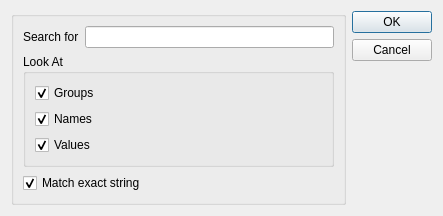
<?xml version="1.0" encoding="UTF-8"?>
<ui version="4.0">
 <class>Gui::Dialog::DlgParameterFind</class>
 <widget class="QDialog" name="Gui::Dialog::DlgParameterFind">
  <property name="geometry">
   <rect>
    <x>0</x>
    <y>0</y>
    <width>443</width>
    <height>212</height>
   </rect>
  </property>
  <property name="windowTitle">
   <string>Advanced Search</string>
  </property>
  <layout class="QGridLayout" name="gridLayout_3">
   <item row="0" column="0">
    <widget class="QGroupBox" name="groupBox_2">
     <property name="title">
      <string/>
     </property>
     <layout class="QGridLayout" name="gridLayout_2">
      <item row="0" column="0">
       <widget class="QLabel" name="label">
        <property name="sizePolicy">
         <sizepolicy hsizetype="Maximum" vsizetype="Preferred">
          <horstretch>0</horstretch>
          <verstretch>0</verstretch>
         </sizepolicy>
        </property>
        <property name="text">
         <string>Search for</string>
        </property>
       </widget>
      </item>
      <item row="0" column="1" colspan="2">
       <widget class="QLineEdit" name="lineEdit"/>
      </item>
      <item row="1" column="2">
       <spacer name="verticalSpacer">
        <property name="orientation">
         <enum>Qt::Vertical</enum>
        </property>
        <property name="sizeHint" stdset="0">
         <size>
          <width>20</width>
          <height>20</height>
         </size>
        </property>
       </spacer>
      </item>
      <item row="2" column="0" colspan="3">
       <widget class="QGroupBox" name="groupBox">
        <property name="title">
         <string>Look At</string>
        </property>
        <layout class="QGridLayout" name="gridLayout">
         <item row="0" column="0">
          <widget class="QCheckBox" name="checkGroups">
           <property name="text">
            <string>Groups</string>
           </property>
           <property name="checked">
            <bool>true</bool>
           </property>
          </widget>
         </item>
         <item row="1" column="0">
          <widget class="QCheckBox" name="checkNames">
           <property name="text">
            <string>Names</string>
           </property>
           <property name="checked">
            <bool>true</bool>
           </property>
          </widget>
         </item>
         <item row="2" column="0">
          <widget class="QCheckBox" name="checkValues">
           <property name="text">
            <string>Values</string>
           </property>
           <property name="checked">
            <bool>true</bool>
           </property>
          </widget>
         </item>
        </layout>
       </widget>
      </item>
      <item row="3" column="0" colspan="2">
       <widget class="QCheckBox" name="checkMatch">
        <property name="text">
         <string>Match exact string</string>
        </property>
        <property name="checked">
         <bool>true</bool>
        </property>
       </widget>
      </item>
     </layout>
    </widget>
   </item>
   <item row="0" column="1">
    <widget class="QDialogButtonBox" name="buttonBox">
     <property name="orientation">
      <enum>Qt::Vertical</enum>
     </property>
     <property name="standardButtons">
      <set>QDialogButtonBox::Cancel|QDialogButtonBox::Ok</set>
     </property>
    </widget>
   </item>
  </layout>
 </widget>
 <resources/>
 <connections>
  <connection>
   <sender>buttonBox</sender>
   <signal>accepted()</signal>
   <receiver>Gui::Dialog::DlgParameterFind</receiver>
   <slot>accept()</slot>
   <hints>
    <hint type="sourcelabel">
     <x>433</x>
     <y>202</y>
    </hint>
    <hint type="destinationlabel">
     <x>157</x>
     <y>274</y>
    </hint>
   </hints>
  </connection>
  <connection>
   <sender>buttonBox</sender>
   <signal>rejected()</signal>
   <receiver>Gui::Dialog::DlgParameterFind</receiver>
   <slot>reject()</slot>
   <hints>
    <hint type="sourcelabel">
     <x>433</x>
     <y>202</y>
    </hint>
    <hint type="destinationlabel">
     <x>286</x>
     <y>274</y>
    </hint>
   </hints>
  </connection>
 </connections>
</ui>
